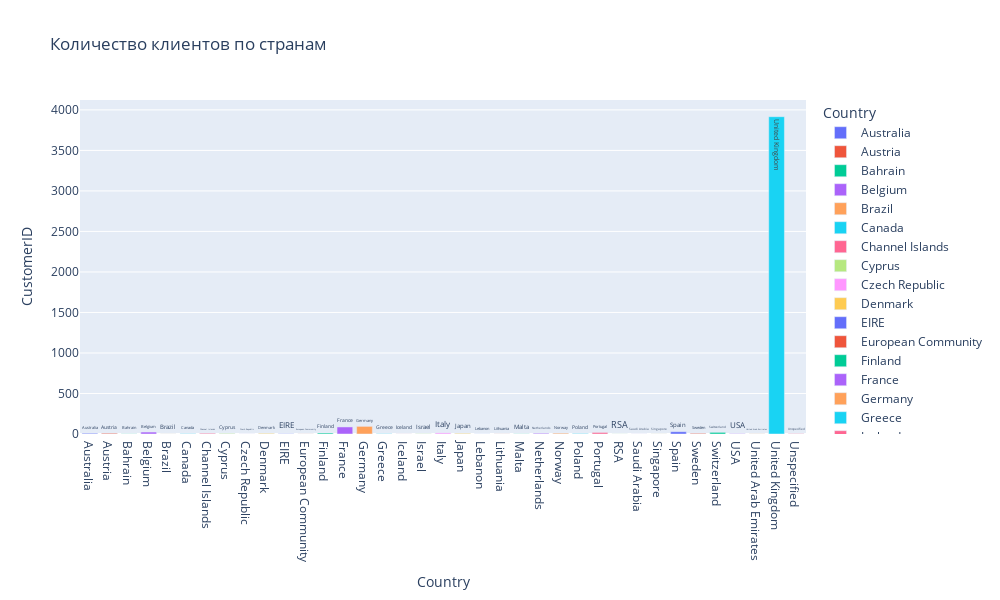

This figure's notebook cell:
### Markdown cell above
### Задание 4.1
Для начала выясним, в каких странах живут клиенты.

Постройте график, отражающий количество клиентов в каждой из стран. Обратите внимание, что нам нужны именно уникальные клиенты.

В какой стране живёт наибольшее количество клиентов?

* Великобритания (United Kingdom)
* Германия (Germany)
* Франция (France)
* Нидерланды (Netherlands)
* Ирландия (EIRE)
* Австралия (Australia)

### Code cell
# Удаление дубликатов клиентов.
client_id = data_cleaned.drop_duplicates(subset=['CustomerID'])

# Группируем страны по количеству клиентов.
country_data = client_id.groupby('Country', as_index=False)[['CustomerID']].count()
country_data.sort_values(by='CustomerID', ascending=False)

# Строим график.
fig = px.bar(
    data_frame=country_data,
    x='Country',
    y='CustomerID',
    color='Country',
    text ='Country',
    orientation='v',
    height=600,
    width=1000,
    title='Количество клиентов по странам'
)
fig.show()

### Figure 1 — Plotly figure (JSON) as saved in the notebook; plotly's stock layout.template omitted (floating-point values rounded to 4 significant figures)
{"data": [{"alignmentgroup": "True", "hovertemplate": "Country=%{text}<br>CustomerID=%{y}<extra></extra>", "legendgroup": "Australia", "marker": {"color": "#636efa", "pattern": {"shape": ""}}, "name": "Australia", "offsetgroup": "Australia", "orientation": "v", "showlegend": true, "text": ["Australia"], "textposition": "auto", "type": "bar", "x": ["Australia"], "xaxis": "x", "y": [9], "yaxis": "y"}, {"alignmentgroup": "True", "hovertemplate": "Country=%{text}<br>CustomerID=%{y}<extra></extra>", "legendgroup": "Austria", "marker": {"color": "#EF553B", "pattern": {"shape": ""}}, "name": "Austria", "offsetgroup": "Austria", "orientation": "v", "showlegend": true, "text": ["Austria"], "textposition": "auto", "type": "bar", "x": ["Austria"], "xaxis": "x", "y": [9], "yaxis": "y"}, {"alignmentgroup": "True", "hovertemplate": "Country=%{text}<br>CustomerID=%{y}<extra></extra>", "legendgroup": "Bahrain", "marker": {"color": "#00cc96", "pattern": {"shape": ""}}, "name": "Bahrain", "offsetgroup": "Bahrain", "orientation": "v", "showlegend": true, "text": ["Bahrain"], "textposition": "auto", "type": "bar", "x": ["Bahrain"], "xaxis": "x", "y": [2], "yaxis": "y"}, {"alignmentgroup": "True", "hovertemplate": "Country=%{text}<br>CustomerID=%{y}<extra></extra>", "legendgroup": "Belgium", "marker": {"color": "#ab63fa", "pattern": {"shape": ""}}, "name": "Belgium", "offsetgroup": "Belgium", "orientation": "v", "showlegend": true, "text": ["Belgium"], "textposition": "auto", "type": "bar", "x": ["Belgium"], "xaxis": "x", "y": [24], "yaxis": "y"}, {"alignmentgroup": "True", "hovertemplate": "Country=%{text}<br>CustomerID=%{y}<extra></extra>", "legendgroup": "Brazil", "marker": {"color": "#FFA15A", "pattern": {"shape": ""}}, "name": "Brazil", "offsetgroup": "Brazil", "orientation": "v", "showlegend": true, "text": ["Brazil"], "textposition": "auto", "type": "bar", "x": ["Brazil"], "xaxis": "x", "y": [1], "yaxis": "y"}, {"alignmentgroup": "True", "hovertemplate": "Country=%{text}<br>CustomerID=%{y}<extra></extra>", "legendgroup": "Canada", "marker": {"color": "#19d3f3", "pattern": {"shape": ""}}, "name": "Canada", "offsetgroup": "Canada", "orientation": "v", "showlegend": true, "text": ["Canada"], "textposition": "auto", "type": "bar", "x": ["Canada"], "xaxis": "x", "y": [4], "yaxis": "y"}, {"alignmentgroup": "True", "hovertemplate": "Country=%{text}<br>CustomerID=%{y}<extra></extra>", "legendgroup": "Channel Islands", "marker": {"color": "#FF6692", "pattern": {"shape": ""}}, "name": "Channel Islands", "offsetgroup": "Channel Islands", "orientation": "v", "showlegend": true, "text": ["Channel Islands"], "textposition": "auto", "type": "bar", "x": ["Channel Islands"], "xaxis": "x", "y": [9], "yaxis": "y"}, {"alignmentgroup": "True", "hovertemplate": "Country=%{text}<br>CustomerID=%{y}<extra></extra>", "legendgroup": "Cyprus", "marker": {"color": "#B6E880", "pattern": {"shape": ""}}, "name": "Cyprus", "offsetgroup": "Cyprus", "orientation": "v", "showlegend": true, "text": ["Cyprus"], "textposition": "auto", "type": "bar", "x": ["Cyprus"], "xaxis": "x", "y": [7], "yaxis": "y"}, {"alignmentgroup": "True", "hovertemplate": "Country=%{text}<br>CustomerID=%{y}<extra></extra>", "legendgroup": "Czech Republic", "marker": {"color": "#FF97FF", "pattern": {"shape": ""}}, "name": "Czech Republic", "offsetgroup": "Czech Republic", "orientation": "v", "showlegend": true, "text": ["Czech Republic"], "textposition": "auto", "type": "bar", "x": ["Czech Republic"], "xaxis": "x", "y": [1], "yaxis": "y"}, {"alignmentgroup": "True", "hovertemplate": "Country=%{text}<br>CustomerID=%{y}<extra></extra>", "legendgroup": "Denmark", "marker": {"color": "#FECB52", "pattern": {"shape": ""}}, "name": "Denmark", "offsetgroup": "Denmark", "orientation": "v", "showlegend": true, "text": ["Denmark"], "textposition": "auto", "type": "bar", "x": ["Denmark"], "xaxis": "x", "y": [8], "yaxis": "y"}, {"alignmentgroup": "True", "hovertemplate": "Country=%{text}<br>CustomerID=%{y}<extra></extra>", "legendgroup": "EIRE", "marker": {"color": "#636efa", "pattern": {"shape": ""}}, "name": "EIRE", "offsetgroup": "EIRE", "orientation": "v", "showlegend": true, "text": ["EIRE"], "textposition": "auto", "type": "bar", "x": ["EIRE"], "xaxis": "x", "y": [3], "yaxis": "y"}, {"alignmentgroup": "True", "hovertemplate": "Country=%{text}<br>CustomerID=%{y}<extra></extra>", "legendgroup": "European Community", "marker": {"color": "#EF553B", "pattern": {"shape": ""}}, "name": "European Community", "offsetgroup": "European Community", "orientation": "v", "showlegend": true, "text": ["European Community"], "textposition": "auto", "type": "bar", "x": ["European Community"], "xaxis": "x", "y": [1], "yaxis": "y"}, {"alignmentgroup": "True", "hovertemplate": "Country=%{text}<br>CustomerID=%{y}<extra></extra>", "legendgroup": "Finland", "marker": {"color": "#00cc96", "pattern": {"shape": ""}}, "name": "Finland", "offsetgroup": "Finland", "orientation": "v", "showlegend": true, "text": ["Finland"], "textposition": "auto", "type": "bar", "x": ["Finland"], "xaxis": "x", "y": [12], "yaxis": "y"}, {"alignmentgroup": "True", "hovertemplate": "Country=%{text}<br>CustomerID=%{y}<extra></extra>", "legendgroup": "France", "marker": {"color": "#ab63fa", "pattern": {"shape": ""}}, "name": "France", "offsetgroup": "France", "orientation": "v", "showlegend": true, "text": ["France"], "textposition": "auto", "type": "bar", "x": ["France"], "xaxis": "x", "y": [87], "yaxis": "y"}, {"alignmentgroup": "True", "hovertemplate": "Country=%{text}<br>CustomerID=%{y}<extra></extra>", "legendgroup": "Germany", "marker": {"color": "#FFA15A", "pattern": {"shape": ""}}, "name": "Germany", "offsetgroup": "Germany", "orientation": "v", "showlegend": true, "text": ["Germany"], "textposition": "auto", "type": "bar", "x": ["Germany"], "xaxis": "x", "y": [94], "yaxis": "y"}, {"alignmentgroup": "True", "hovertemplate": "Country=%{text}<br>CustomerID=%{y}<extra></extra>", "legendgroup": "Greece", "marker": {"color": "#19d3f3", "pattern": {"shape": ""}}, "name": "Greece", "offsetgroup": "Greece", "orientation": "v", "showlegend": true, "text": ["Greece"], "textposition": "auto", "type": "bar", "x": ["Greece"], "xaxis": "x", "y": [4], "yaxis": "y"}, {"alignmentgroup": "True", "hovertemplate": "Country=%{text}<br>CustomerID=%{y}<extra></extra>", "legendgroup": "Iceland", "marker": {"color": "#FF6692", "pattern": {"shape": ""}}, "name": "Iceland", "offsetgroup": "Iceland", "orientation": "v", "showlegend": true, "text": ["Iceland"], "textposition": "auto", "type": "bar", "x": ["Iceland"], "xaxis": "x", "y": [1], "yaxis": "y"}, {"alignmentgroup": "True", "hovertemplate": "Country=%{text}<br>CustomerID=%{y}<extra></extra>", "legendgroup": "Israel", "marker": {"color": "#B6E880", "pattern": {"shape": ""}}, "name": "Israel", "offsetgroup": "Israel", "orientation": "v", "showlegend": true, "text": ["Israel"], "textposition": "auto", "type": "bar", "x": ["Israel"], "xaxis": "x", "y": [3], "yaxis": "y"}, {"alignmentgroup": "True", "hovertemplate": "Country=%{text}<br>CustomerID=%{y}<extra></extra>", "legendgroup": "Italy", "marker": {"color": "#FF97FF", "pattern": {"shape": ""}}, "name": "Italy", "offsetgroup": "Italy", "orientation": "v", "showlegend": true, "text": ["Italy"], "textposition": "auto", "type": "bar", "x": ["Italy"], "xaxis": "x", "y": [14], "yaxis": "y"}, {"alignmentgroup": "True", "hovertemplate": "Country=%{text}<br>CustomerID=%{y}<extra></extra>", "legendgroup": "Japan", "marker": {"color": "#FECB52", "pattern": {"shape": ""}}, "name": "Japan", "offsetgroup": "Japan", "orientation": "v", "showlegend": true, "text": ["Japan"], "textposition": "auto", "type": "bar", "x": ["Japan"], "xaxis": "x", "y": [8], "yaxis": "y"}, {"alignmentgroup": "True", "hovertemplate": "Country=%{text}<br>CustomerID=%{y}<extra></extra>", "legendgroup": "Lebanon", "marker": {"color": "#636efa", "pattern": {"shape": ""}}, "name": "Lebanon", "offsetgroup": "Lebanon", "orientation": "v", "showlegend": true, "text": ["Lebanon"], "textposition": "auto", "type": "bar", "x": ["Lebanon"], "xaxis": "x", "y": [1], "yaxis": "y"}, {"alignmentgroup": "True", "hovertemplate": "Country=%{text}<br>CustomerID=%{y}<extra></extra>", "legendgroup": "Lithuania", "marker": {"color": "#EF553B", "pattern": {"shape": ""}}, "name": "Lithuania", "offsetgroup": "Lithuania", "orientation": "v", "showlegend": true, "text": ["Lithuania"], "textposition": "auto", "type": "bar", "x": ["Lithuania"], "xaxis": "x", "y": [1], "yaxis": "y"}, {"alignmentgroup": "True", "hovertemplate": "Country=%{text}<br>CustomerID=%{y}<extra></extra>", "legendgroup": "Malta", "marker": {"color": "#00cc96", "pattern": {"shape": ""}}, "name": "Malta", "offsetgroup": "Malta", "orientation": "v", "showlegend": true, "text": ["Malta"], "textposition": "auto", "type": "bar", "x": ["Malta"], "xaxis": "x", "y": [2], "yaxis": "y"}, {"alignmentgroup": "True", "hovertemplate": "Country=%{text}<br>CustomerID=%{y}<extra></extra>", "legendgroup": "Netherlands", "marker": {"color": "#ab63fa", "pattern": {"shape": ""}}, "name": "Netherlands", "offsetgroup": "Netherlands", "orientation": "v", "showlegend": true, "text": ["Netherlands"], "textposition": "auto", "type": "bar", "x": ["Netherlands"], "xaxis": "x", "y": [9], "yaxis": "y"}, {"alignmentgroup": "True", "hovertemplate": "Country=%{text}<br>CustomerID=%{y}<extra></extra>", "legendgroup": "Norway", "marker": {"color": "#FFA15A", "pattern": {"shape": ""}}, "name": "Norway", "offsetgroup": "Norway", "orientation": "v", "showlegend": true, "text": ["Norway"], "textposition": "auto", "type": "bar", "x": ["Norway"], "xaxis": "x", "y": [10], "yaxis": "y"}, {"alignmentgroup": "True", "hovertemplate": "Country=%{text}<br>CustomerID=%{y}<extra></extra>", "legendgroup": "Poland", "marker": {"color": "#19d3f3", "pattern": {"shape": ""}}, "name": "Poland", "offsetgroup": "Poland", "orientation": "v", "showlegend": true, "text": ["Poland"], "textposition": "auto", "type": "bar", "x": ["Poland"], "xaxis": "x", "y": [6], "yaxis": "y"}, {"alignmentgroup": "True", "hovertemplate": "Country=%{text}<br>CustomerID=%{y}<extra></extra>", "legendgroup": "Portugal", "marker": {"color": "#FF6692", "pattern": {"shape": ""}}, "name": "Portugal", "offsetgroup": "Portugal", "orientation": "v", "showlegend": true, "text": ["Portugal"], "textposition": "auto", "type": "bar", "x": ["Portugal"], "xaxis": "x", "y": [19], "yaxis": "y"}, {"alignmentgroup": "True", "hovertemplate": "Country=%{text}<br>CustomerID=%{y}<extra></extra>", "legendgroup": "RSA", "marker": {"color": "#B6E880", "pattern": {"shape": ""}}, "name": "RSA", "offsetgroup": "RSA", "orientation": "v", "showlegend": true, "text": ["RSA"], "textposition": "auto", "type": "bar", "x": ["RSA"], "xaxis": "x", "y": [1], "yaxis": "y"}, {"alignmentgroup": "True", "hovertemplate": "Country=%{text}<br>CustomerID=%{y}<extra></extra>", "legendgroup": "Saudi Arabia", "marker": {"color": "#FF97FF", "pattern": {"shape": ""}}, "name": "Saudi Arabia", "offsetgroup": "Saudi Arabia", "orientation": "v", "showlegend": true, "text": ["Saudi Arabia"], "textposition": "auto", "type": "bar", "x": ["Saudi Arabia"], "xaxis": "x", "y": [1], "yaxis": "y"}, {"alignmentgroup": "True", "hovertemplate": "Country=%{text}<br>CustomerID=%{y}<extra></extra>", "legendgroup": "Singapore", "marker": {"color": "#FECB52", "pattern": {"shape": ""}}, "name": "Singapore", "offsetgroup": "Singapore", "orientation": "v", "showlegend": true, "text": ["Singapore"], "textposition": "auto", "type": "bar", "x": ["Singapore"], "xaxis": "x", "y": [1], "yaxis": "y"}, {"alignmentgroup": "True", "hovertemplate": "Country=%{text}<br>CustomerID=%{y}<extra></extra>", "legendgroup": "Spain", "marker": {"color": "#636efa", "pattern": {"shape": ""}}, "name": "Spain", "offsetgroup": "Spain", "orientation": "v", "showlegend": true, "text": ["Spain"], "textposition": "auto", "type": "bar", "x": ["Spain"], "xaxis": "x", "y": [28], "yaxis": "y"}, {"alignmentgroup": "True", "hovertemplate": "Country=%{text}<br>CustomerID=%{y}<extra></extra>", "legendgroup": "Sweden", "marker": {"color": "#EF553B", "pattern": {"shape": ""}}, "name": "Sweden", "offsetgroup": "Sweden", "orientation": "v", "showlegend": true, "text": ["Sweden"], "textposition": "auto", "type": "bar", "x": ["Sweden"], "xaxis": "x", "y": [8], "yaxis": "y"}, {"alignmentgroup": "True", "hovertemplate": "Country=%{text}<br>CustomerID=%{y}<extra></extra>", "legendgroup": "Switzerland", "marker": {"color": "#00cc96", "pattern": {"shape": ""}}, "name": "Switzerland", "offsetgroup": "Switzerland", "orientation": "v", "showlegend": true, "text": ["Switzerland"], "textposition": "auto", "type": "bar", "x": ["Switzerland"], "xaxis": "x", "y": [20], "yaxis": "y"}, {"alignmentgroup": "True", "hovertemplate": "Country=%{text}<br>CustomerID=%{y}<extra></extra>", "legendgroup": "USA", "marker": {"color": "#ab63fa", "pattern": {"shape": ""}}, "name": "USA", "offsetgroup": "USA", "orientation": "v", "showlegend": true, "text": ["USA"], "textposition": "auto", "type": "bar", "x": ["USA"], "xaxis": "x", "y": [4], "yaxis": "y"}, {"alignmentgroup": "True", "hovertemplate": "Country=%{text}<br>CustomerID=%{y}<extra></extra>", "legendgroup": "United Arab Emirates", "marker": {"color": "#FFA15A", "pattern": {"shape": ""}}, "name": "United Arab Emirates", "offsetgroup": "United Arab Emirates", "orientation": "v", "showlegend": true, "text": ["United Arab Emirates"], "textposition": "auto", "type": "bar", "x": ["United Arab Emirates"], "xaxis": "x", "y": [2], "yaxis": "y"}, {"alignmentgroup": "True", "hovertemplate": "Country=%{text}<br>CustomerID=%{y}<extra></extra>", "legendgroup": "United Kingdom", "marker": {"color": "#19d3f3", "pattern": {"shape": ""}}, "name": "United Kingdom", "offsetgroup": "United Kingdom", "orientation": "v", "showlegend": true, "text": ["United Kingdom"], "textposition": "auto", "type": "bar", "x": ["United Kingdom"], "xaxis": "x", "y": [3916], "yaxis": "y"}, {"alignmentgroup": "True", "hovertemplate": "Country=%{text}<br>CustomerID=%{y}<extra></extra>", "legendgroup": "Unspecified", "marker": {"color": "#FF6692", "pattern": {"shape": ""}}, "name": "Unspecified", "offsetgroup": "Unspecified", "orientation": "v", "showlegend": true, "text": ["Unspecified"], "textposition": "auto", "type": "bar", "x": ["Unspecified"], "xaxis": "x", "y": [4], "yaxis": "y"}], "layout": {"barmode": "relative", "height": 600, "legend": {"title": {"text": "Country"}, "tracegroupgap": 0}, "title": {"text": "Количество клиентов по странам"}, "width": 1000, "xaxis": {"anchor": "y", "categoryarray": ["Australia", "Austria", "Bahrain", "Belgium", "Brazil", "Canada", "Channel Islands", "Cyprus", "Czech Republic", "Denmark", "EIRE", "European Community", "Finland", "France", "Germany", "Greece", "Iceland", "Israel", "Italy", "Japan", "Lebanon", "Lithuania", "Malta", "Netherlands", "Norway", "Poland", "Portugal", "RSA", "Saudi Arabia", "Singapore", "Spain", "Sweden", "Switzerland", "USA", "United Arab Emirates", "United Kingdom", "Unspecified"], "categoryorder": "array", "domain": [0, 1], "title": {"text": "Country"}}, "yaxis": {"anchor": "x", "domain": [0, 1], "title": {"text": "CustomerID"}}}}
